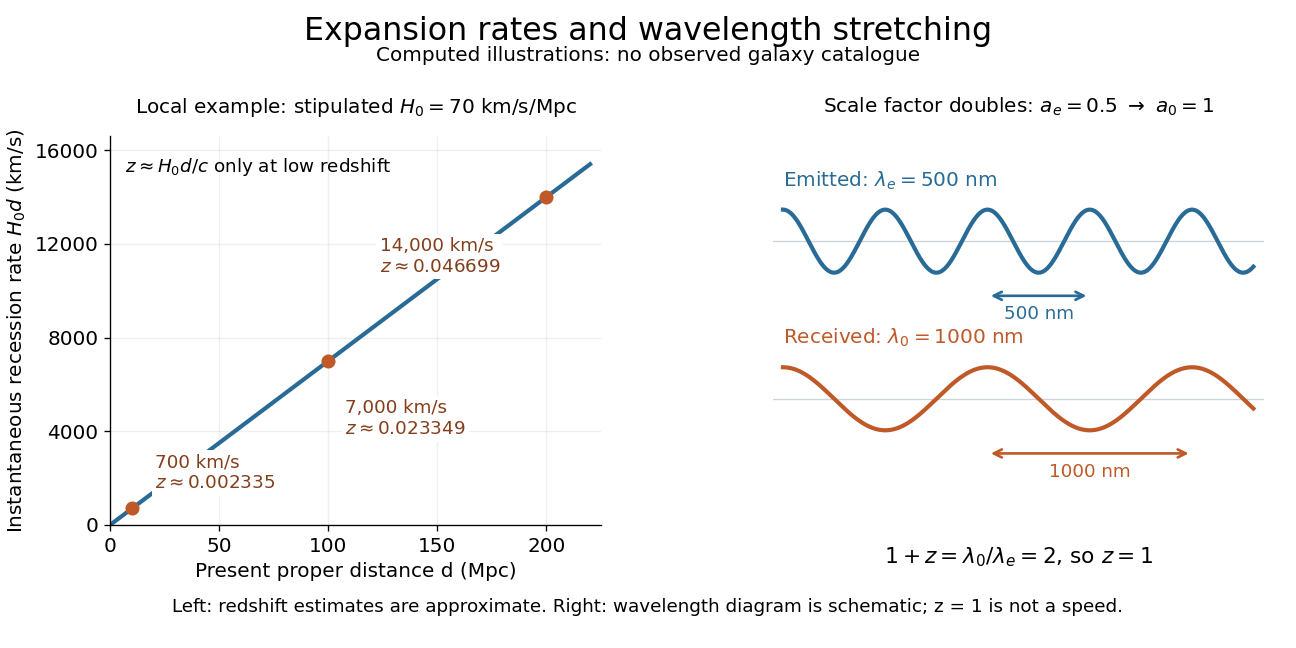

Source code (Python):
"""Generate hubble-law-and-redshift.png in the current directory.

Use: make _media/hubble-law-and-redshift.png
Tested with Python 3.14.4, Matplotlib 3.10.7, NumPy 2.3.5.
H0 = 70 km/s/Mpc is stipulated, not fitted or a measured consensus value.
The left panel calculates instantaneous recession rates and low-z estimates;
the right panel independently illustrates wavelength doubling, not velocity.
"""

import matplotlib.pyplot as plt
import numpy as np


def main():
    plt.rcParams.update({"font.size": 12, "savefig.facecolor": "white"})
    hubble, c = 70.0, 299792.458
    distances = np.array([10.0, 100.0, 200.0])
    rates = hubble * distances
    approx_z = rates / c
    fig, (left, right) = plt.subplots(1, 2, figsize=(10.8, 5.4), facecolor="white")
    fig.subplots_adjust(left=0.085, right=0.975, bottom=0.19, top=0.79, wspace=0.35)
    fig.suptitle("Expansion rates and wavelength stretching", fontsize=19, y=0.975)
    fig.text(0.5, 0.906, "Computed illustrations: no observed galaxy catalogue", ha="center", fontsize=12)
    left.set_title(r"Local example: stipulated $H_0=70$ km/s/Mpc", fontsize=12, pad=14)
    line_distance = np.linspace(0, 220, 221)
    left.plot(line_distance, hubble * line_distance, color="#286b96", lw=2.5)
    left.scatter(distances, rates, s=55, color="#bf5928", zorder=4)
    for distance, rate, z, offset in zip(distances, rates, approx_z,
                                        ((14, 12), (10, -44), (-100, -45))):
        left.annotate(f"{rate:,.0f} km/s\n" + rf"$z\approx {z:.6f}$",
                      xy=(distance, rate), xytext=offset, textcoords="offset points",
                      fontsize=11, color="#833e1c",
                      bbox={"facecolor": "white", "edgecolor": "none", "pad": 2})
    left.set(xlim=(0, 225), ylim=(0, 16600), xticks=[0, 50, 100, 150, 200],
             yticks=[0, 4000, 8000, 12000, 16000],
             xlabel="Present proper distance d (Mpc)",
             ylabel=r"Instantaneous recession rate $H_0d$ (km/s)")
    left.grid(alpha=0.2)
    left.spines[["top", "right"]].set_visible(False)
    left.text(0.03, 0.95, r"$z\approx H_0d/c$ only at low redshift", transform=left.transAxes,
              va="top", fontsize=11)

    right.set_title(r"Scale factor doubles: $a_e=0.5\ \to\ a_0=1$", fontsize=12, pad=14)
    position = np.linspace(0, 2300, 1600)
    for baseline, wavelength, color, label in (
            (2.1, 500, "#286b96", r"Emitted: $\lambda_e=500$ nm"),
            (0.6, 1000, "#bf5928", r"Received: $\lambda_0=1000$ nm")):
        right.axhline(baseline, color="#ccd3da", lw=0.8)
        right.plot(position, baseline + 0.3 * np.cos(2 * np.pi * position / wavelength),
                   lw=2.5, color=color)
        right.text(0, baseline + 0.52, label, fontsize=12, color=color)
        # Consecutive crests have exactly the labelled wavelength separation.
        right.annotate("", xy=(1500 if wavelength == 500 else 2000, baseline - 0.52),
                       xytext=(1000, baseline - 0.52),
                       arrowprops={"arrowstyle": "<->", "color": color, "lw": 1.6})
        right.text(1250 if wavelength == 500 else 1500, baseline - 0.74,
                   f"{wavelength} nm", ha="center", color=color, fontsize=11)
    right.set(xlim=(-50, 2350), ylim=(-0.6, 3.1))
    right.axis("off")
    right.text(0.5, -0.10, r"$1+z=\lambda_0/\lambda_e=2$, so $z=1$",
               transform=right.transAxes, ha="center", fontsize=13)
    fig.text(0.5, 0.055, "Left: redshift estimates are approximate. Right: wavelength diagram is schematic; z = 1 is not a speed.",
             ha="center", fontsize=11)
    fig.savefig("hubble-law-and-redshift.png", dpi=120, facecolor="white", transparent=False)
    plt.close(fig)


if __name__ == "__main__":
    main()
